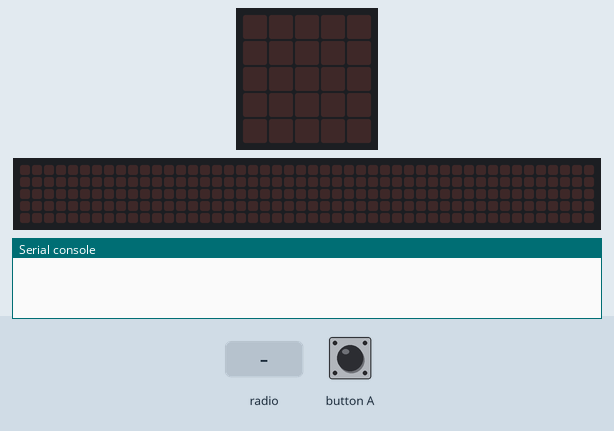
This program was run on a simulated BBC micro:bit (MakeCode). Shown: the board's 5×5 LED display, a strip that is not on the board, showing the scrolling text unrolled, the last lines printed to the serial console. The inputs (shaded band) are chosen by the test bench. Random numbers come from a fixed seed; no radio messages arrive unless stated (any console line starting 'radio sent:' is added by the test bench); the 48×5 strip is a reading aid, not a part: it shows the text the display is scrolling, unrolled, one strip-width of it at a time.

Above: at 1.2 s.
1.3 s: button A pressed for 0.15 s
At 2.0 s:
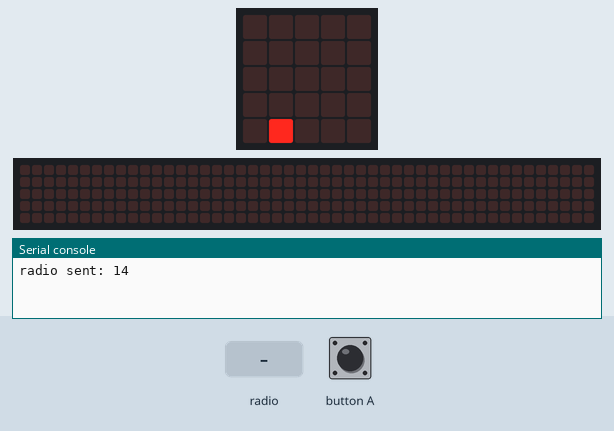
2.9 s: radio message "50" arrives
At 5.37 s:
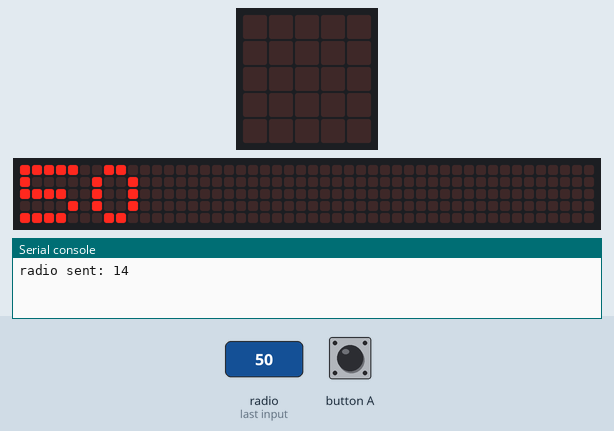
5.9 s: button A pressed for 0.15 s
At 6.7 s:
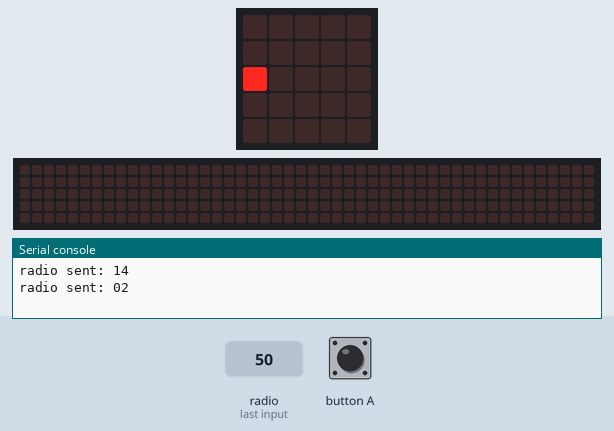
7.5 s: button A pressed for 0.15 s
At 8.8 s:
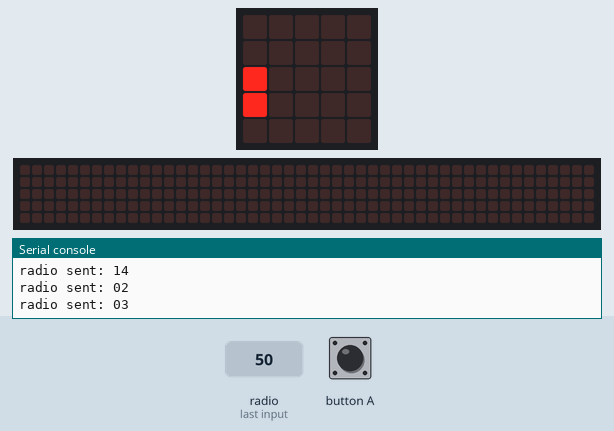
9.1 s: button A pressed for 0.15 s
At 10.3 s:
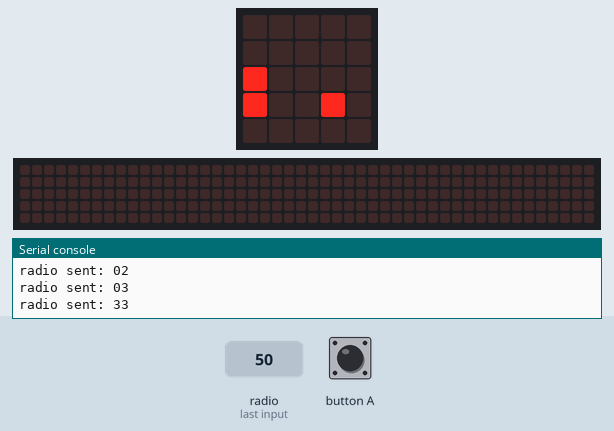
10.7 s: button A pressed for 0.15 s
At 11.5 s:
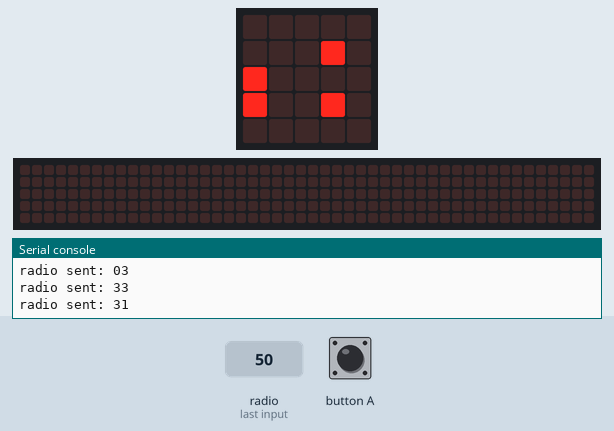
Timing chart, 0 to 13.3 s (numbered marks = the images above; inputs shaded):
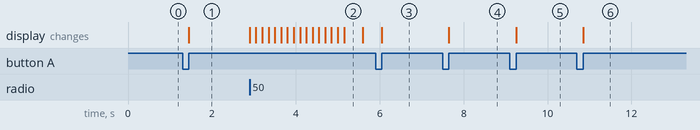

Measured:
- after the input at 1.3 s, the display: changes after 0.15 s (image 1)
- after the input at 2.9 s, the display: first changes at once (image 2 shows a later state)
- after the input at 5.9 s, the display: changes after 0.15 s (image 3)
- after the input at 7.5 s, the display: changes after 0.15 s (image 4)
- after the input at 9.1 s, the display: changes after 0.15 s (image 5)
- after the input at 10.7 s, the display: changes after 0.15 s (image 6)
- what the display in image 2 shows lasts 0.4 s, from 5.2 s to 5.6 s

The program:

main.ts
```typescript
let coord_x = 0
let coord_y = 0
let envio = ""
input.onButtonPressed(Button.A, function () {
    radio.setGroup(1)
    coord_x = randint(0, 4)
    coord_y = randint(0, 4)
    led.plot(coord_x, coord_y)
    envio = "" + coord_x + coord_y
    radio.sendString(envio)
    radio.setGroup(parseFloat(envio))
})
radio.onReceivedString(function (receivedString) {
    basic.showString(receivedString)
})
```

test.ts
```typescript
// aquí va el archivo "tests"; esto no se compilará cuando este paquete se utilice como una extensión.
```
